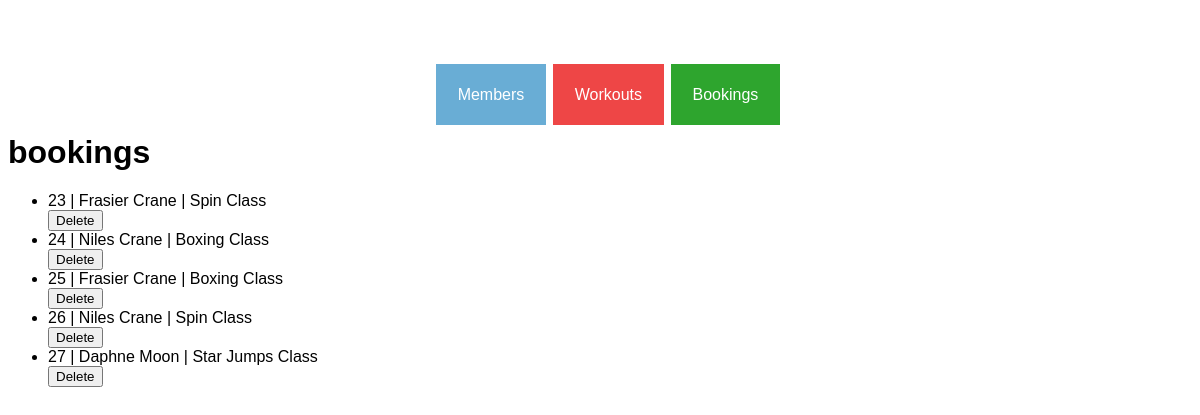
Screenshot of /bookings with the database file from the repository.
### tables this page shows
CREATE TABLE members (
    id INTEGER PRIMARY KEY AUTOINCREMENT,
    first_name VARCHAR,
    last_name VARCHAR,
    dob DATE
);

CREATE TABLE workouts (
    id INTEGER PRIMARY KEY AUTOINCREMENT,
    name VARCHAR,
    date DATE,
    description TEXT,
    duration INTEGER
);

### controllers/booking_controller.py (the view)
@bookings_blueprint.route("/bookings")
def bookings():
    bookings = booking_repository.select_all()
    return render_template("bookings/index.html", bookings=bookings)

### db/run_sql.py (called while the page is built)
def get_db():
    path = os.path.dirname(os.path.abspath(__file__))
    db = os.path.join(path, "gym_db.db")
    conn = sqlite3.connect(db)
    conn.execute("PRAGMA foreign_keys = 1")
    conn.row_factory = sqlite3.Row
    return conn

def run_sql(sql, values = []):
    db = get_db()
    cursor = db.cursor()
    cursor.execute(sql, values)
    results = cursor.fetchall()
    db.commit()
    db.close()
    return results

### repositories/booking_repository.py (called while the page is built)
def select_all():
    bookings = []
    sql = "SELECT * FROM bookings"
    results = run_sql(sql)
    for row in results:
        member = member_repository.select(row['member_id'])
        workout = workout_repository.select(row['workout_id'])
        booking = Booking(member, workout, row['id'])
        bookings.append(booking)
    return bookings

### repositories/member_repository.py (called while the page is built)
def select(id):
    member = None
    sql = "SELECT * FROM members WHERE id = ?"
    values = [id]
    result = run_sql(sql, values)[0]
    if result is not None:
        member = Member(result['first_name'], result['last_name'], result['dob'], result['id'])
    return member

### repositories/workout_repository.py (called while the page is built)
def select(id):
    workout = None
    sql = "SELECT * FROM workouts where id = ?"
    values = [id]
    result = run_sql(sql, values)[0]
    if result is not None:
        workout = Workout(result['name'], result['date'], result['description'], result['duration'], result['id'])
    return workout

### templates/bookings/index.html
{% extends 'base.html'%}
{% block content %}
<h1>bookings</h1>
<div>
    <ul>
        {% for booking in bookings %}
        <li>{{booking.id}} | {{booking.member.first_name}} {{booking.member.last_name}} | {{booking.workout.name}}</li>
        <form action="/bookings/{{booking.id}}/delete" method="POST">
            <button>Delete</button>
        </form>
        {% endfor %}
    </ul>
</div>
{% endblock %}

### templates/base.html (shortened to what this page needs)
<!DOCTYPE html>
<html lang="en">
<head>
    <link rel="stylesheet" href="{{ url_for('static', filename='style.css') }}">
</head>
<body>
    <div class="base">
    <div class="nav_bar">
        <nav>
                <a class="nav_item" id="nav_member" href="/members">Members</a>
                <a class="nav_item" id="nav_workout" href="/workouts">Workouts</a>
                <a class="nav_item" id="nav_booking" href="/bookings">Bookings</a>
        </nav>
    </div>
    </div>
    <div class="block_content">
        {% block content %}
        {% endblock%}
    </div>
</body>
</html>

### static/style.css (style rules this page uses)
body { font-family: Verdana, Geneva, Tahoma, sans-serif; height: 100%; width: 100%; }
.base { margin: 0 auto; text-align: center; }
.nav_bar { list-style-type: none; margin: 0; padding: 0; margin-bottom: 30px; }
.nav_item { display: inline; margin: 5px 1px; padding: 22px; text-align: center; text-decoration: none; color: white; }
#nav_member { background-color: #69add5; }
#nav_workout { background-color: #ee4646; }
#nav_booking { background-color: #2ea52e; }

### rows the page displays
members: member.first_name "Frasier" "Frasier", member.last_name "Crane" "Crane"
workouts: workout.name "Spin Class" "Spin Class"
members: member.first_name "Niles" "Niles", member.last_name "Crane" "Crane"
workouts: workout.name "Boxing Class" "Boxing Class"
members: member.first_name "Daphne", member.last_name "Moon"
workouts: workout.name "Star Jumps Class"

### other values shown
{{ booking.id }} "23" "24" "25" "26" "27"
